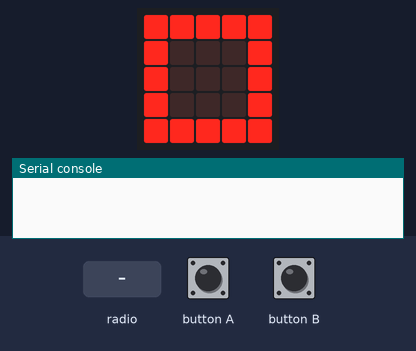
A program run on a simulated BBC micro:bit (MakeCode). Shown: the board's 5×5 LED display, the last lines printed to the serial console. The inputs (shaded band) are chosen by the test bench. No radio messages arrive unless stated (any console line starting 'radio sent:' is added by the test bench).

Above: at 1.2 s.
1.3 s: button B pressed for 0.15 s
At 2.2 s:
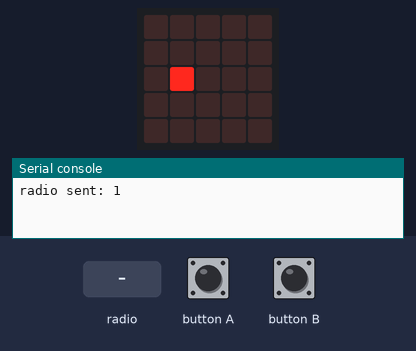
4.4 s: radio message "1" arrives
At 6.0 s:
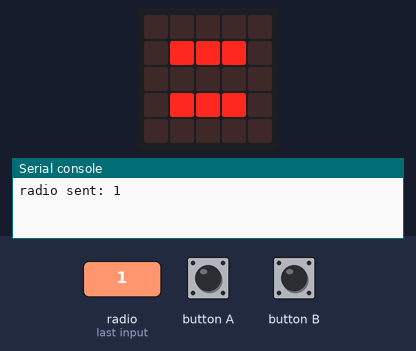
6.3 s: button A pressed for 0.15 s
At 7.5 s:
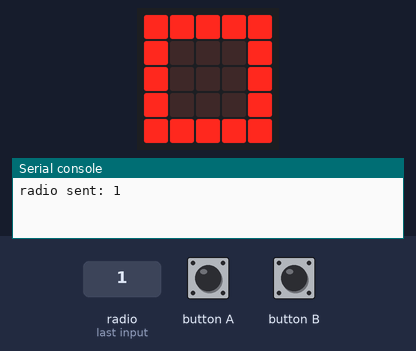
9.4 s: button A pressed for 0.15 s
At 10.32 s:
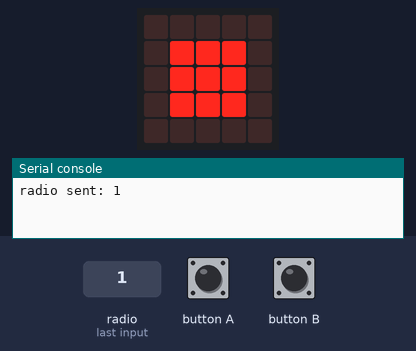
12.5 s: button B pressed for 0.15 s
At 13.2 s:
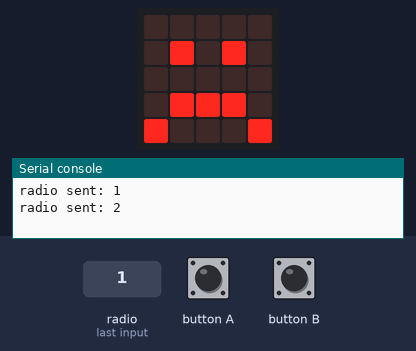
Timing chart, 0 to 15.4 s (numbered marks = the images above; inputs shaded):
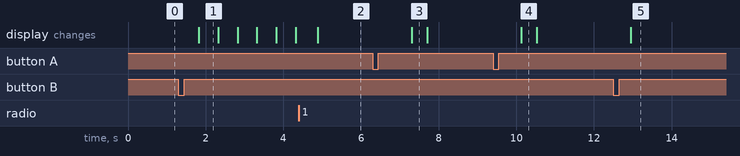

Measured:
- after the input at 1.3 s, the display: changes after 0.52 s (image 1)
- after the input at 4.4 s, the display: changes after 0.48 s (image 2)
- after the input at 6.3 s, the display: changes after 1.0 s (image 3)
- after the input at 9.4 s, the display: changes after 0.72 s (image 4)
- after the input at 12.5 s, the display: changes after 0.44 s (image 5)
- what the display in image 1 shows lasts 0.5 s, from 1.8 s to 2.3 s
- what the display in image 3 shows lasts 0.4 s, from 7.3 s to 7.7 s

The program:

main.ts
```typescript
radio.onReceivedNumber(function (receivedNumber) {
    adv = receivedNumber
})
input.onButtonPressed(Button.A, function () {
    choix += 1
})
input.onButtonPressed(Button.B, function () {
    moi = choix
    radio.sendNumber(moi)
    choix = 0
    while (adv == -1) {
        basic.showLeds(`
            . . . . .
            . . . . .
            . # . . .
            . . . . .
            . . . . .
            `)
        basic.pause(100)
        basic.showLeds(`
            . . . . .
            . . . . .
            . . # . .
            . . . . .
            . . . . .
            `)
        basic.pause(100)
        basic.showLeds(`
            . . . . .
            . . . . .
            . . . # .
            . . . . .
            . . . . .
            `)
        basic.pause(100)
    }
})
let choix = 0
let adv = 0
let moi = 0
moi = -1
radio.setGroup(1)
adv = -1
choix = 1
basic.forever(function () {
    if (choix > 3) {
        choix = 1
    }
    if (choix == 1) {
        basic.showLeds(`
            # # # # #
            # . . . #
            # . . . #
            # . . . #
            # # # # #
            `)
    } else if (choix == 2) {
        basic.showLeds(`
            . . . . .
            . # # # .
            . # # # .
            . # # # .
            . . . . .
            `)
    } else {
        if (choix == 3) {
            basic.showLeds(`
                # # . . #
                # # . # .
                . . # . .
                # # . # .
                # # . . #
                `)
        }
    }
    if (adv != -1 && moi != -1) {
        if (adv == moi) {
            basic.showLeds(`
                . . . . .
                . # # # .
                . . . . .
                . # # # .
                . . . . .
                `)
        }
        if (adv == 1) {
            if (moi == 2) {
                basic.showIcon(IconNames.Sad)
                basic.pause(5000)
            } else {
                if (moi == 3) {
                    basic.showIcon(IconNames.Happy)
                    basic.pause(5000)
                }
            }
        }
        if (adv == 2) {
            if (moi == 1) {
                basic.showIcon(IconNames.Happy)
                basic.pause(5000)
            } else {
                if (moi == 3) {
                    basic.showIcon(IconNames.Sad)
                    basic.pause(5000)
                }
            }
        }
        if (adv == 3) {
            if (moi == 1) {
                basic.showIcon(IconNames.Sad)
                basic.pause(5000)
            } else {
                if (moi == 2) {
                    basic.showIcon(IconNames.Happy)
                    basic.pause(5000)
                }
            }
        }
        basic.pause(1000)
    }
    basic.pause(1000)
})
```

test.ts
```typescript
// les tests vont ici ; cela ne sera pas compilé si ce paquet est utilisé en tant qu'extension.
```
